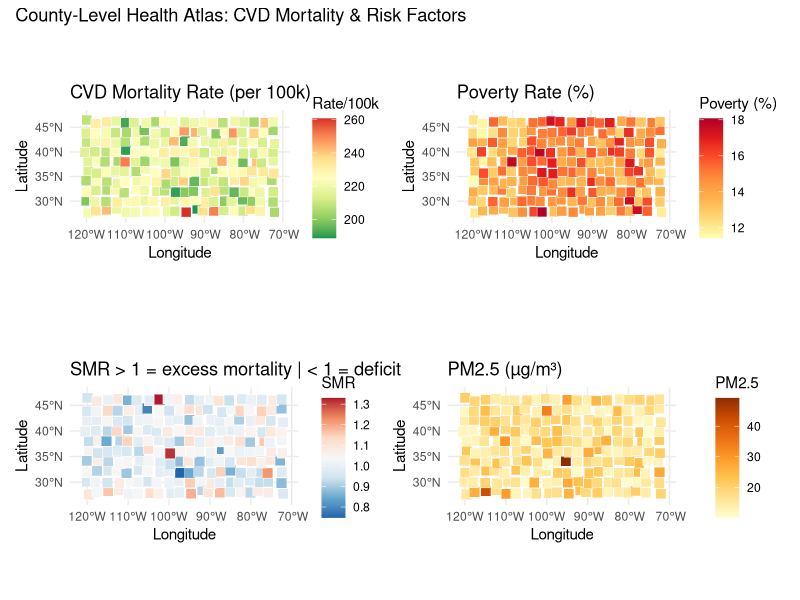
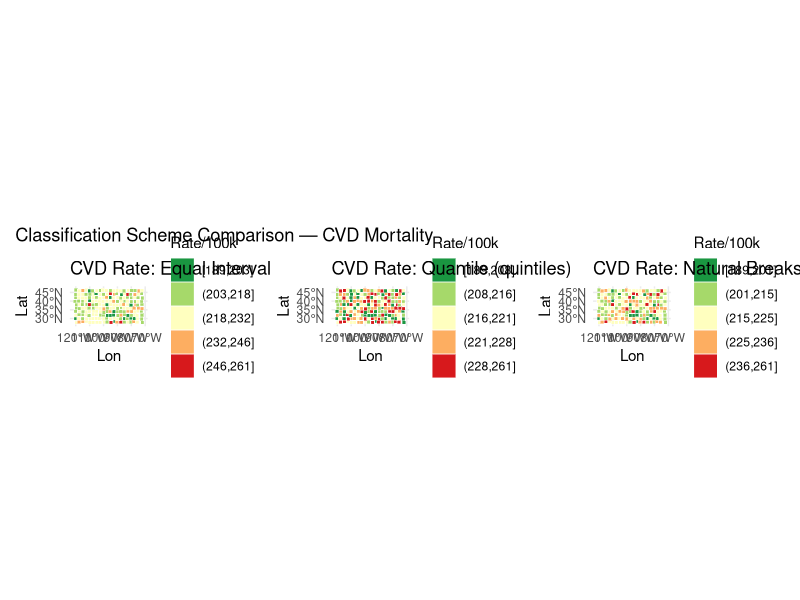
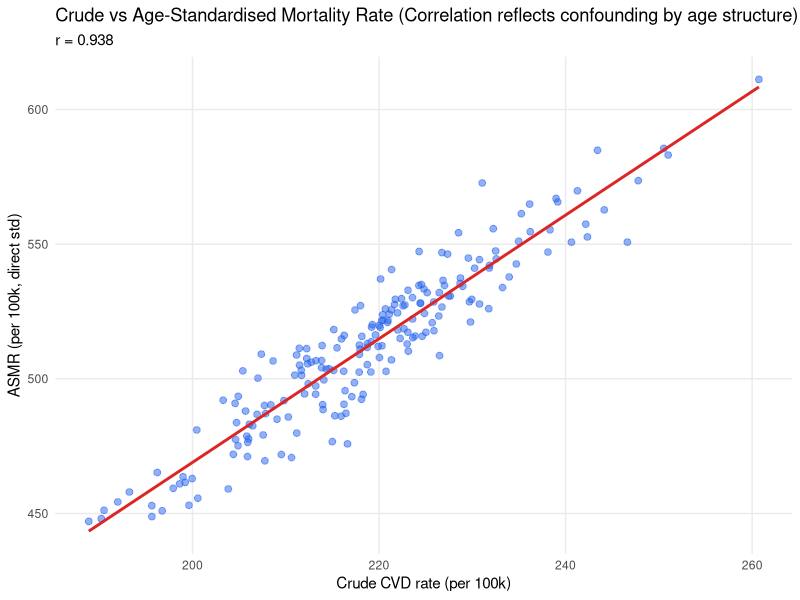
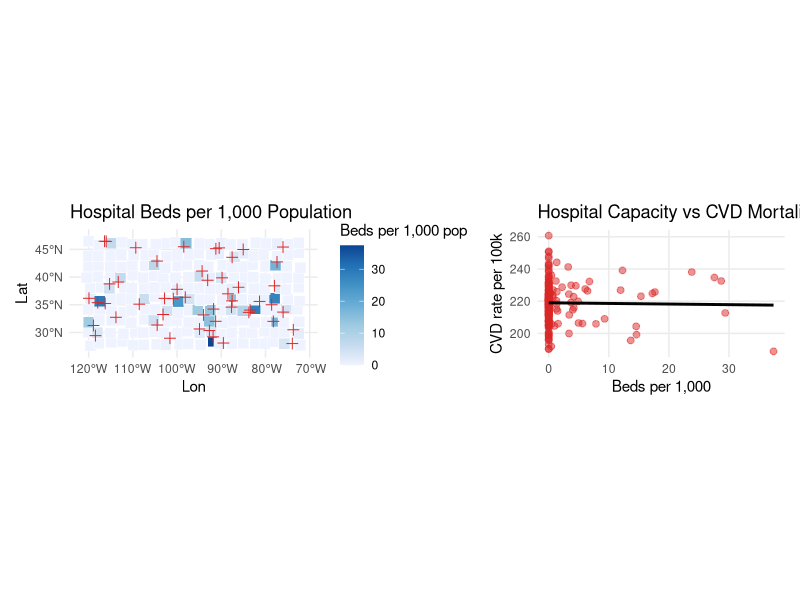
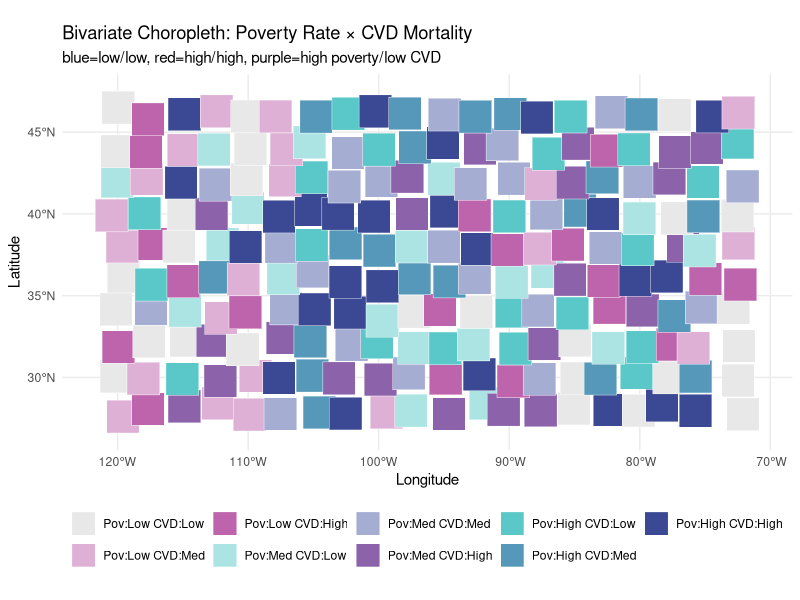
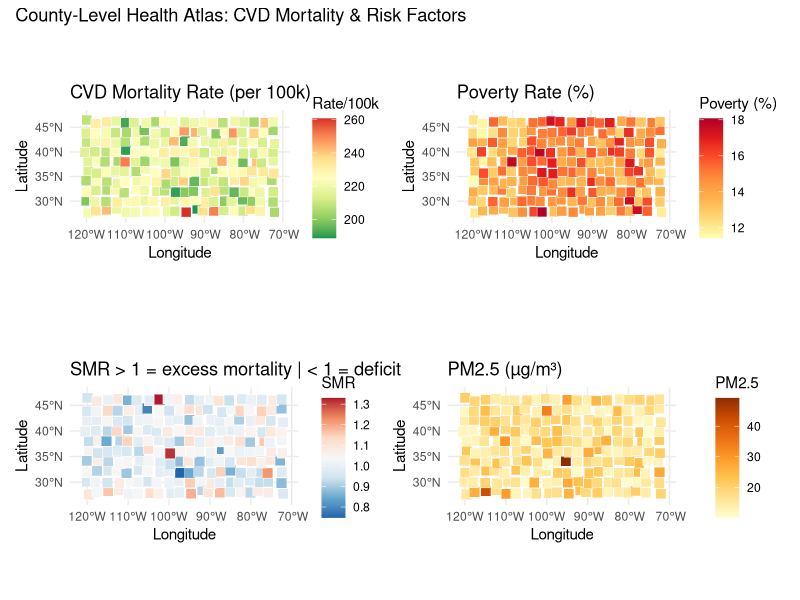
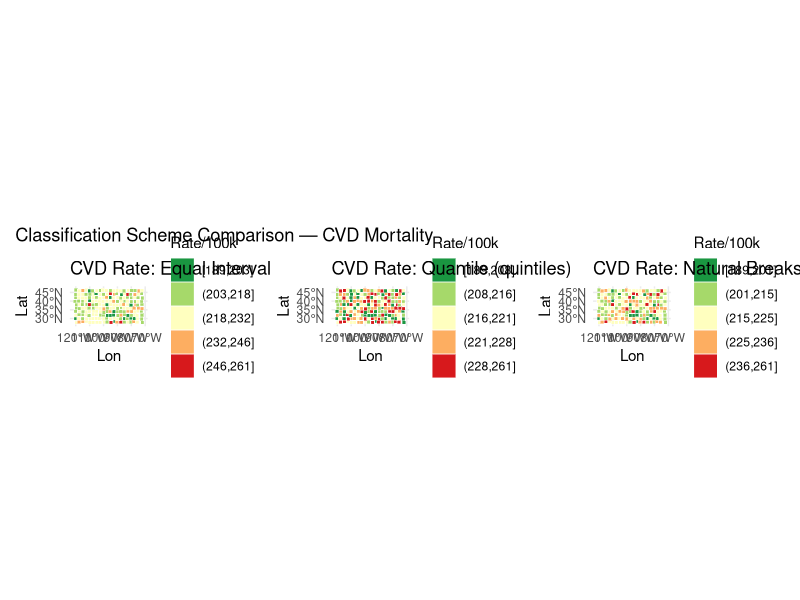
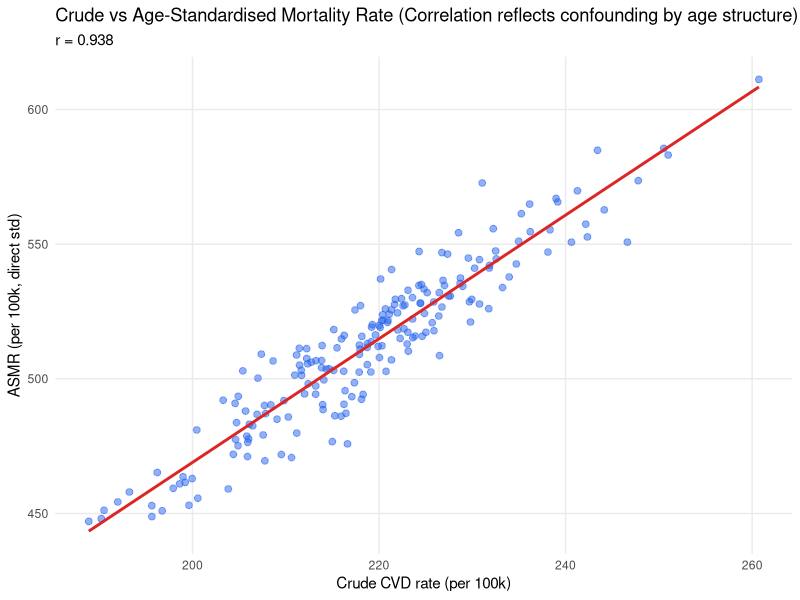

The R source for these figures, in order:
## ---- chunk 1
library(tidyverse)
library(sf)
library(classInt)
library(patchwork)

set.seed(42)
out_dir <- file.path(tempdir(), "mod07")
dir.create(out_dir, showWarnings = FALSE, recursive = TRUE)

theme_set(
  theme_minimal(base_size = 11) +
    theme(
      plot.background = element_rect(fill = "white", colour = NA),
      panel.background = element_rect(fill = "white", colour = NA),
      panel.grid.minor = element_blank()
    )
)

spatial_smooth <- function(values, row_idx, col_idx, nrow, ncol, sigma = 1.5) {
  grid <- matrix(0, nrow = nrow, ncol = ncol)
  for (i in seq_along(values)) {
    grid[row_idx[i], col_idx[i]] <- values[i]
  }
  k <- ceiling(3 * sigma)
  xs <- (-k):k
  kern <- outer(dnorm(xs, sd = sigma), dnorm(xs, sd = sigma))
  kern <- kern / sum(kern)
  pad <- k
  gp <- matrix(0, nrow + 2 * pad, ncol + 2 * pad)
  gp[(pad + 1):(pad + nrow), (pad + 1):(pad + ncol)] <- grid
  out <- matrix(0, nrow, ncol)
  for (r in seq_len(nrow)) {
    for (c in seq_len(ncol)) {
      out[r, c] <- sum(gp[r:(r + 2 * k), c:(c + 2 * k)] * kern)
    }
  }
  mapply(function(r, c) out[r, c], row_idx, col_idx)
}

NROW <- 10
NCOL <- 20
N_COUNTIES <- NROW * NCOL
row_idx <- rep(seq_len(NROW), each = NCOL)
col_idx <- rep(seq_len(NCOL), times = NROW)

# Geographic coordinates (lon/lat-like)
lon <- -120 + (col_idx - 1) * 2.5 + rnorm(N_COUNTIES, 0, 0.3)
lat <- 28 + (row_idx - 1) * 2.0 + rnorm(N_COUNTIES, 0, 0.2)

# Socioeconomic and demographic covariates
pct_poverty   <- 10 + 8 * rbeta(N_COUNTIES, 2, 5) + 3 * sin(lon / 20)
pct_uninsured <- 8 + 6 * rbeta(N_COUNTIES, 2, 4) + 0.3 * pct_poverty
pct_black     <- 5 + 20 * rbeta(N_COUNTIES, 1, 4)
pct_rural     <- 30 + 40 * rbeta(N_COUNTIES, 3, 3)
pm25          <- 8 + 4 * rgamma(N_COUNTIES, shape = 2, scale = 1) + 0.05 * pct_rural
median_income <- 45000 - 800 * pct_poverty + rnorm(N_COUNTIES, 0, 3000)
population    <- as.integer(rlnorm(N_COUNTIES, 10.5, 1.0))

# Spatially autocorrelated latent risk factor
spatial_risk <- spatial_smooth(rnorm(N_COUNTIES), row_idx, col_idx, NROW, NCOL, sigma = 2)

# Outcome: age-adjusted CVD mortality rate (per 100k)
TRUE_POVERTY_EFFECT <- 1.2  # each 1pp poverty -> 1.2 extra deaths per 100k
cvd_rate <- (180 + TRUE_POVERTY_EFFECT * pct_poverty + 0.8 * pct_uninsured +
               0.5 * pm25 + 15 * spatial_risk + rnorm(N_COUNTIES, 0, 12))

# Observed deaths and expected (for SMR/SIR)
expected_deaths <- (cvd_rate / 100000) * population * 5  # 5-year count
observed_deaths <- rpois(N_COUNTIES, expected_deaths)
national_rate   <- mean(cvd_rate) / 100000
expected_std    <- national_rate * population * 5
smr             <- observed_deaths / pmax(expected_std, 1)

df <- tibble(
  county_id       = sprintf("C%03d", seq_len(N_COUNTIES) - 1),
  lon             = lon,
  lat             = lat,
  row             = row_idx,
  col             = col_idx,
  pct_poverty     = pct_poverty,
  pct_uninsured   = pct_uninsured,
  pct_black       = pct_black,
  pct_rural       = pct_rural,
  pm25            = pm25,
  median_income   = median_income,
  population      = population,
  cvd_rate        = cvd_rate,
  expected_deaths = expected_deaths,
  observed_deaths = observed_deaths,
  smr             = smr,
  spatial_risk    = spatial_risk
)

cat(sprintf(
  "County dataset: N=%d | CVD rate: %.1f/100k (SD=%.1f)\n",
  N_COUNTIES, mean(cvd_rate), sd(cvd_rate)
))
cat(sprintf(
  "Poverty: %.1f%% | Uninsured: %.1f%% | PM2.5: %.1f\n",
  mean(pct_poverty), mean(pct_uninsured), mean(pm25)
))
## ---- chunk 2
# Create sf object with synthetic county centroids + bounding boxes
# Each county is a 2.5° x 2.0° rectangle
make_box <- function(lo, la) {
  st_polygon(list(matrix(
    c(lo - 1.25, la - 1.0,
      lo + 1.25, la - 1.0,
      lo + 1.25, la + 1.0,
      lo - 1.25, la + 1.0,
      lo - 1.25, la - 1.0),
    ncol = 2, byrow = TRUE
  )))
}

geoms <- mapply(make_box, df$lon, df$lat, SIMPLIFY = FALSE)
gdf <- st_sf(df, geometry = st_sfc(geoms, crs = 4326))
bb <- st_bbox(gdf)

cat(sprintf("sf object: %d counties | CRS: %s\n", nrow(gdf), st_crs(gdf)$input))
cat(sprintf(
  "Bounding box: xmin=%.2f ymin=%.2f xmax=%.2f ymax=%.2f\n",
  bb["xmin"], bb["ymin"], bb["xmax"], bb["ymax"]
))
## ---- chunk 3
sf_choropleth <- function(gdf_in, column, title, palette = "RdYlGn",
                          direction = -1, legend = "Rate per 100k") {
  ggplot(gdf_in) +
    geom_sf(aes(fill = .data[[column]]), colour = "white", linewidth = 0.15) +
    scale_fill_distiller(name = legend, palette = palette, direction = direction) +
    labs(title = title, x = "Longitude", y = "Latitude") +
    coord_sf()
}

p_cvd <- sf_choropleth(gdf, "cvd_rate", "CVD Mortality Rate (per 100k)",
                       "RdYlGn", -1, "Rate/100k")
p_pov <- sf_choropleth(gdf, "pct_poverty", "Poverty Rate (%)",
                       "YlOrRd", 1, "Poverty (%)")
p_smr <- sf_choropleth(gdf, "smr", "SMR > 1 = excess mortality | < 1 = deficit",
                       "RdBu", -1, "SMR")
p_pm  <- sf_choropleth(gdf, "pm25", "PM2.5 (µg/m³)",
                       "YlOrBr", 1, "PM2.5")

p_atlas <- (p_cvd | p_pov) / (p_smr | p_pm) +
  plot_annotation(title = "County-Level Health Atlas: CVD Mortality & Risk Factors")

print(p_atlas)
ggsave(file.path(out_dir, "choropleth_atlas.png"), p_atlas,
       width = 16, height = 11, dpi = 150)

cat(sprintf(
  "Counties with SMR > 1.2 (excess mortality): %d (%.1f%%)\n",
  sum(df$smr > 1.2), mean(df$smr > 1.2) * 100
))
cat(sprintf(
  "Counties with SMR < 0.8 (deficit mortality): %d (%.1f%%)\n",
  sum(df$smr < 0.8), mean(df$smr < 0.8) * 100
))
## ---- chunk 4
n_classes <- 5
vals <- gdf$cvd_rate

brks_equal <- classIntervals(vals, n = n_classes, style = "equal")
brks_quant <- classIntervals(vals, n = n_classes, style = "quantile")
brks_jenks <- classIntervals(vals, n = n_classes, style = "jenks")

classify_map <- function(gdf_in, brks, title) {
  gdf_in$class <- cut(gdf_in$cvd_rate, breaks = brks$brks, include.lowest = TRUE)
  ggplot(gdf_in) +
    geom_sf(aes(fill = class), colour = "white", linewidth = 0.15) +
    scale_fill_brewer(name = "Rate/100k", palette = "RdYlGn", direction = -1) +
    labs(title = paste("CVD Rate:", title), x = "Lon", y = "Lat")
}

p_eq <- classify_map(gdf, brks_equal, "Equal Interval")
p_q  <- classify_map(gdf, brks_quant, "Quantile (quintiles)")
p_j  <- classify_map(gdf, brks_jenks, "Natural Breaks (Jenks)")

p_class <- p_eq | p_q | p_j
p_class <- p_class +
  plot_annotation(title = "Classification Scheme Comparison — CVD Mortality")
print(p_class)
ggsave(file.path(out_dir, "classification_schemes.png"), p_class,
       width = 18, height = 5, dpi = 150)
## ---- chunk 5
# Simulate age-stratified deaths for direct standardisation
age_groups <- c("<45", "45-64", "65-74", "75+")
std_pop    <- c(0.35, 0.30, 0.20, 0.15)  # 2000 US standard population weights

set.seed(7)
# True age-specific rates by county
base_rates <- c(50, 200, 600, 1800)  # per 100k per age group
age_specific_rates <- outer(df$cvd_rate / 200, base_rates)
age_specific_rates <- age_specific_rates + matrix(rnorm(N_COUNTIES * 4, 0, 20), ncol = 4)
age_specific_rates <- pmin(pmax(age_specific_rates, 10), 3000)

# Direct standardisation: apply standard pop weights to age-specific rates
asmr <- as.numeric(age_specific_rates %*% std_pop)
gdf$asmr <- asmr
df$asmr  <- asmr

p_asmr <- ggplot(df, aes(cvd_rate, asmr)) +
  geom_point(alpha = 0.5, size = 2, colour = "#2563EB") +
  geom_smooth(method = "lm", se = FALSE, colour = "#DC2626", linewidth = 1) +
  labs(
    x = "Crude CVD rate (per 100k)",
    y = "ASMR (per 100k, direct std)",
    title = "Crude vs Age-Standardised Mortality Rate (Correlation reflects confounding by age structure)",
    subtitle = sprintf("r = %.3f", cor(df$cvd_rate, df$asmr))
  )
print(p_asmr)
ggsave(file.path(out_dir, "crude_vs_asmr.png"), p_asmr,
       width = 10, height = 5, dpi = 150)

diff <- df$asmr - df$cvd_rate
cat(sprintf(
  "Counties where ASMR > crude rate (older age structure): %d (%.1f%%)\n",
  sum(diff > 0), mean(diff > 0) * 100
))
cat(sprintf("Mean difference (ASMR - crude): %.1f per 100k\n", mean(diff)))
## ---- chunk 6
# Simulate hospital locations (point data) and join to county
set.seed(13)
N_HOSPITALS <- 50
hosp <- st_as_sf(
  tibble(
    lon        = runif(N_HOSPITALS, min(df$lon), max(df$lon)),
    lat        = runif(N_HOSPITALS, min(df$lat), max(df$lat)),
    hosp_beds  = pmin(pmax(as.integer(rlnorm(N_HOSPITALS, 5, 0.7)), 50), 2000),
    hosp_trauma = rbinom(N_HOSPITALS, 1, 0.3)
  ),
  coords = c("lon", "lat"),
  crs = 4326
)

# Assign each hospital to nearest county centroid
centroids <- st_centroid(gdf)
nn_idx <- st_nearest_feature(hosp, centroids)

gdf$n_hospitals    <- 0
gdf$total_beds     <- 0
gdf$has_trauma_ctr <- 0
for (i in seq_len(N_HOSPITALS)) {
  c_idx <- nn_idx[i]
  gdf$n_hospitals[c_idx]    <- gdf$n_hospitals[c_idx] + 1
  gdf$total_beds[c_idx]     <- gdf$total_beds[c_idx] + hosp$hosp_beds[i]
  gdf$has_trauma_ctr[c_idx] <- gdf$has_trauma_ctr[c_idx] + hosp$hosp_trauma[i]
}
gdf$has_trauma_ctr <- as.integer(gdf$has_trauma_ctr > 0)
gdf$beds_per_1000  <- gdf$total_beds / gdf$population * 1000

p_beds <- ggplot(gdf) +
  geom_sf(aes(fill = beds_per_1000), colour = "white", linewidth = 0.15) +
  geom_sf(data = hosp, shape = 3, size = 2.5, colour = "#DC2626") +
  scale_fill_distiller(name = "Beds per 1,000 pop", palette = "Blues", direction = 1) +
  labs(title = "Hospital Beds per 1,000 Population", x = "Lon", y = "Lat")

corr_beds <- cor(gdf$beds_per_1000, gdf$cvd_rate)
p_corr <- ggplot(st_drop_geometry(gdf), aes(beds_per_1000, cvd_rate)) +
  geom_point(alpha = 0.5, size = 2, colour = "#DC2626") +
  geom_smooth(method = "lm", se = FALSE, colour = "black", linewidth = 1) +
  labs(
    x = "Beds per 1,000", y = "CVD rate per 100k",
    title = sprintf(
      "Hospital Capacity vs CVD Mortality (r=%.3f — ecological correlation only!)",
      corr_beds
    )
  )

p_join <- p_beds | p_corr
print(p_join)
ggsave(file.path(out_dir, "hospital_join.png"), p_join,
       width = 14, height = 5, dpi = 150)
## ---- chunk 7
# Exercise 5 — Bivariate choropleth (3x3 = 9 classes)
poverty_cat <- as.integer(cut(gdf$pct_poverty, breaks = quantile(gdf$pct_poverty, probs = 0:3 / 3),
                              include.lowest = TRUE, labels = FALSE)) - 1
cvd_cat     <- as.integer(cut(gdf$cvd_rate, breaks = quantile(gdf$cvd_rate, probs = 0:3 / 3),
                              include.lowest = TRUE, labels = FALSE)) - 1
gdf$bivariate_class <- poverty_cat * 3 + cvd_cat

biv_colors <- c(
  "0" = "#e8e8e8", "1" = "#dfb0d6", "2" = "#be64ac",
  "3" = "#ace4e4", "4" = "#a5add3", "5" = "#8c62aa",
  "6" = "#5ac8c8", "7" = "#5698b9", "8" = "#3b4994"
)
gdf$biv_lab <- factor(gdf$bivariate_class, levels = 0:8)
pov_lbl <- c("Low", "Med", "High")
cvd_lbl <- c("Low", "Med", "High")
lab_map <- sprintf("Pov:%s CVD:%s", pov_lbl[floor(0:8 / 3) + 1], cvd_lbl[(0:8) %% 3 + 1])
names(biv_colors) <- lab_map
gdf$biv_lab <- factor(lab_map[gdf$bivariate_class + 1], levels = lab_map)

p_biv <- ggplot(gdf) +
  geom_sf(aes(fill = biv_lab), colour = "white", linewidth = 0.15) +
  scale_fill_manual(name = NULL, values = biv_colors) +
  labs(
    title = "Bivariate Choropleth: Poverty Rate × CVD Mortality",
    subtitle = "blue=low/low, red=high/high, purple=high poverty/low CVD",
    x = "Longitude", y = "Latitude"
  ) +
  theme(legend.position = "bottom")

print(p_biv)
ggsave(file.path(out_dir, "bivariate_choropleth.png"), p_biv,
       width = 10, height = 6, dpi = 150)
